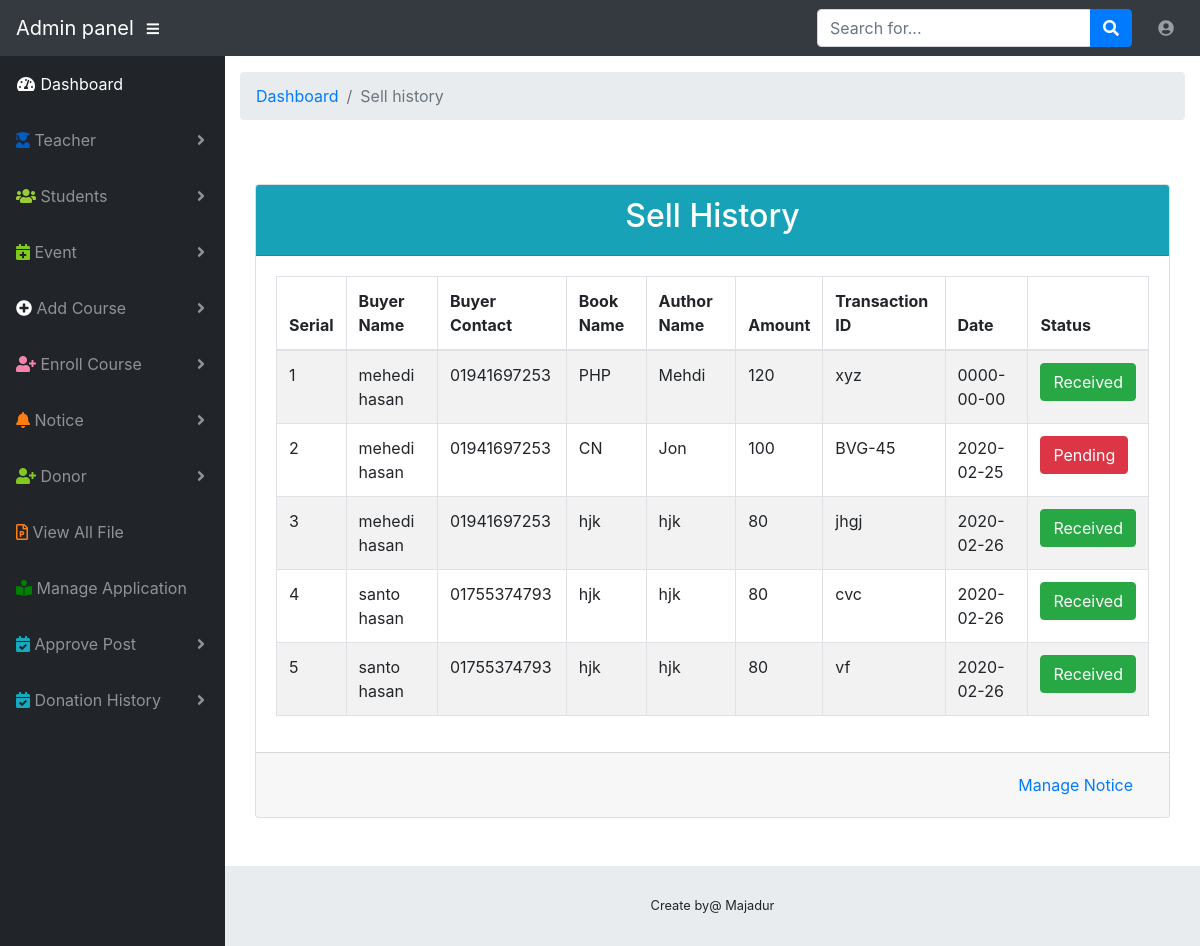
Screenshot of /admin/sell.php (signed in) with the database file from the repository.
### tables this page shows
CREATE TABLE `rechive_sell` (
  `id` int(11) NOT NULL,
  `studentID` int(11) NOT NULL,
  `student_name` varchar(255) NOT NULL,
  `amount` varchar(255) NOT NULL,
  `book_name` varchar(255) NOT NULL,
  `author_name` varchar(255) NOT NULL,
  `status` int(11) NOT NULL,
  `date` date NOT NULL,
  `buyer_name` varchar(255) NOT NULL,
  `buyrID` int(10) NOT NULL,
  `buyer_contact` varchar(255) NOT NULL,
  `txt_id` varchar(255) NOT NULL
);

### admin/sell.php (the view, shortened to what this page needs)
<?php include "front/header.php"; ?>
<body id="page-top">
<?php include "front/nav.php";?>
<div id="wrapper">
    <?php include "front/sidebar.php";?>
    <div id="content-wrapper">
        <div class="container-fluid">
            <ol class="breadcrumb">
                <li class="breadcrumb-item">
                    <a href="#">Dashboard</a>
                </li>
                <li class="breadcrumb-item active">Sell history</li>
            </ol>
            <div class="container">
                <div class="row">
                    <div class="col-md-12 mx-auto mt-5 mb-5">
                        <div class="card">
                            <div class="card-header bg-info text-white">
                                <h2 class="text-center">Sell History</h2>
                                <?php
                                $sql = "SELECT * FROM rechive_sell";
                                $fetchs = mysqli_query($connect, $sql);
                                ?>
                            </div>
                            <div class="card-body">
                                <div class="table-responsive">
                                    <table class="table table-striped table-bordered">
                                        <thead>
                                        <tr>
                                            <th>Serial</th>
                                            <th>Buyer Name</th>
                                            <th>Buyer Contact</th>
                                            <th>Book Name</th>
                                            <th>Author Name</th>
                                            <th>Amount</th>
                                            <th>Transaction ID</th>
                                            <th>Date</th>
                                            <th>Status</th>
                                        </tr>
                                        </thead>
                                        <tbody>
                                        <?php
                                        $i = 1;
                                        while ($fetch = mysqli_fetch_assoc($fetchs)){?>
                                            <tr>
                                                <td><?php echo $i++;?></td>
                                                <td><?php echo $fetch['buyer_name'];?></td>
                                                <td><?php echo $fetch['buyer_contact'];?></td>
                                                <td><?php echo $fetch['book_name'];?></td>
                                                <td><?php echo $fetch['author_name'];?></td>
                                                <td><?php echo $fetch['amount'];?></td>
                                                <td><?php echo $fetch['txt_id'];?></td>
                                                <td><?php echo $fetch['date'];?></td>
                                                <td>
                                                    <?php
                                                    $status = $fetch['status'];
                                                    if (($status) == '0'){?>
                                                        <button class="btn btn-danger">Pending</button>
                                                        <?php
                                                    }
                                                    if (($status) == '1'){?>
                                                        <button class="btn btn-success">Received</button>
                                                        <?php
                                                    }
                                                    ?>
                                                </td>
                                            </tr>
                                        <?php }?>
                                        </tbody>
                                    </table>
                                </div>
                            </div>
                            <div class="card-footer">
                                <a class="float-right nav-link" href="manage_notice.php">Manage Notice</a>
                            </div>
                        </div>
                    </div>
                </div>
            </div>
        </div>
        <footer class="sticky-footer">
            <div class="container my-auto">
                <div class="copyright text-center my-auto">
                    <span>Create by@ Majadur</span>
                </div>
            </div>
        </footer>
    </div>
</div>
</body>
</html>

### rows the page displays
rechive_sell: buyer_name "mehedi hasan", buyer_contact "01941697253", book_name "PHP", author_name "Mehdi", amount "120", txt "xyz", date "0000-00-00", status "Received"
rechive_sell: buyer_name "mehedi hasan", buyer_contact "01941697253", book_name "CN", author_name "Jon", amount "100", txt "BVG-45", date "2020-02-25", status "Pending"
rechive_sell: buyer_name "mehedi hasan", buyer_contact "01941697253", book_name "hjk", author_name "hjk", amount "80", txt "jhgj", date "2020-02-26", status "Received"
rechive_sell: buyer_name "santo hasan", buyer_contact "01755374793", book_name "hjk", author_name "hjk", amount "80", txt "cvc", date "2020-02-26", status "Received"
rechive_sell: buyer_name "santo hasan", buyer_contact "01755374793", book_name "hjk", author_name "hjk", amount "80", txt "vf", date "2020-02-26", status "Received"
